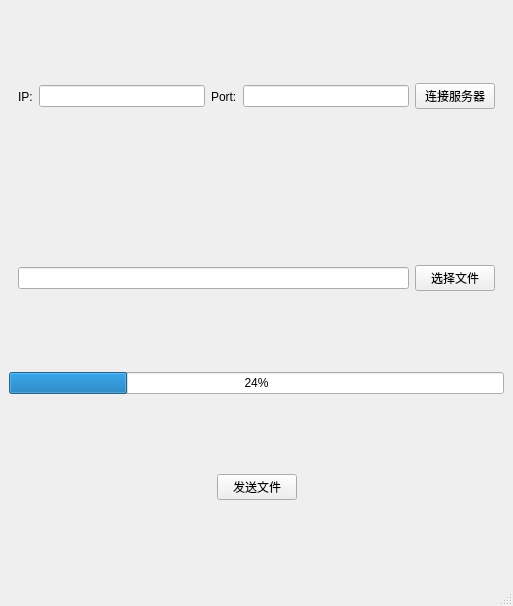
<?xml version="1.0" encoding="UTF-8"?>
<ui version="4.0">
 <class>MainWindow</class>
 <widget class="QMainWindow" name="MainWindow">
  <property name="geometry">
   <rect>
    <x>0</x>
    <y>0</y>
    <width>513</width>
    <height>606</height>
   </rect>
  </property>
  <property name="windowTitle">
   <string>MainWindow</string>
  </property>
  <widget class="QWidget" name="centralwidget">
   <layout class="QVBoxLayout" name="verticalLayout">
    <item>
     <widget class="QWidget" name="widget" native="true">
      <layout class="QHBoxLayout" name="horizontalLayout">
       <item>
        <widget class="QLabel" name="label">
         <property name="text">
          <string>IP:</string>
         </property>
        </widget>
       </item>
       <item>
        <widget class="QLineEdit" name="ip">
         <property name="minimumSize">
          <size>
           <width>80</width>
           <height>0</height>
          </size>
         </property>
        </widget>
       </item>
       <item>
        <widget class="QLabel" name="label_2">
         <property name="text">
          <string>Port:</string>
         </property>
        </widget>
       </item>
       <item>
        <widget class="QLineEdit" name="port"/>
       </item>
       <item>
        <widget class="QPushButton" name="connectServer">
         <property name="text">
          <string>连接服务器</string>
         </property>
        </widget>
       </item>
      </layout>
     </widget>
    </item>
    <item>
     <widget class="QWidget" name="widget_2" native="true">
      <layout class="QHBoxLayout" name="horizontalLayout_2">
       <item>
        <widget class="QLineEdit" name="filePath"/>
       </item>
       <item>
        <widget class="QPushButton" name="selFile">
         <property name="text">
          <string>选择文件</string>
         </property>
        </widget>
       </item>
      </layout>
     </widget>
    </item>
    <item>
     <widget class="QProgressBar" name="progressBar">
      <property name="value">
       <number>24</number>
      </property>
     </widget>
    </item>
    <item>
     <widget class="QWidget" name="widget_3" native="true">
      <layout class="QHBoxLayout" name="horizontalLayout_4">
       <item>
        <spacer name="horizontalSpacer_2">
         <property name="orientation">
          <enum>Qt::Horizontal</enum>
         </property>
         <property name="sizeHint" stdset="0">
          <size>
           <width>178</width>
           <height>20</height>
          </size>
         </property>
        </spacer>
       </item>
       <item>
        <widget class="QPushButton" name="sendFile">
         <property name="text">
          <string>发送文件</string>
         </property>
        </widget>
       </item>
       <item>
        <spacer name="horizontalSpacer">
         <property name="orientation">
          <enum>Qt::Horizontal</enum>
         </property>
         <property name="sizeHint" stdset="0">
          <size>
           <width>178</width>
           <height>20</height>
          </size>
         </property>
        </spacer>
       </item>
      </layout>
     </widget>
    </item>
   </layout>
  </widget>
  <widget class="QMenuBar" name="menubar">
   <property name="geometry">
    <rect>
     <x>0</x>
     <y>0</y>
     <width>513</width>
     <height>26</height>
    </rect>
   </property>
  </widget>
  <widget class="QStatusBar" name="statusbar"/>
 </widget>
 <resources/>
 <connections/>
</ui>
